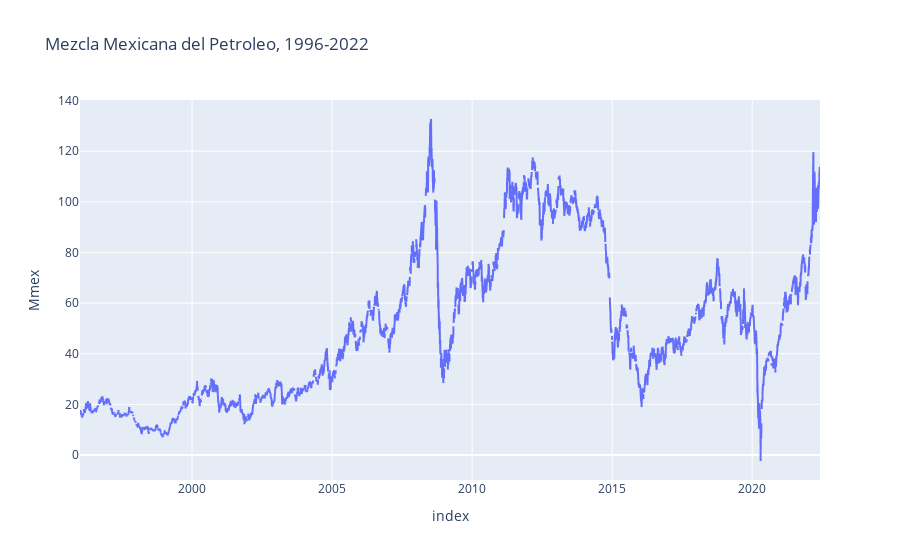

Here is the notebook cell this chart was saved with:
### Markdown cell above
## Diferentes tipos de graficas interactivas de la Mezcla Mexicana del petroleo
Usamos aqui plotly express para generar rapidamente una grafica interactiva del petroleo

### Code cell
fig = px.line(df, y="Mmex", title='Mezcla Mexicana del Petroleo, 1996-2022')
fig.show()

### Figure 1 — Plotly figure (JSON) as saved in the notebook; plotly's stock layout.template omitted (floating-point values rounded to 4 significant figures; data arrays with more than 128 entries replaced by an {"elided": "..."} marker saying what was removed)
{"data": [{"hovertemplate": "index=%{x}<br>Mmex=%{y}<extra></extra>", "legendgroup": "", "line": {"color": "#636efa", "dash": "solid"}, "marker": {"symbol": "circle"}, "mode": "lines", "name": "", "showlegend": false, "type": "scattergl", "x": {"elided": "7247 str values"}, "xaxis": "x", "y": {"elided": "7247 mixed values"}, "yaxis": "y"}], "layout": {"legend": {"tracegroupgap": 0}, "title": {"text": "Mezcla Mexicana del Petroleo, 1996-2022"}, "xaxis": {"anchor": "y", "domain": [0, 1], "title": {"text": "index"}}, "yaxis": {"anchor": "x", "domain": [0, 1], "title": {"text": "Mmex"}}}}
